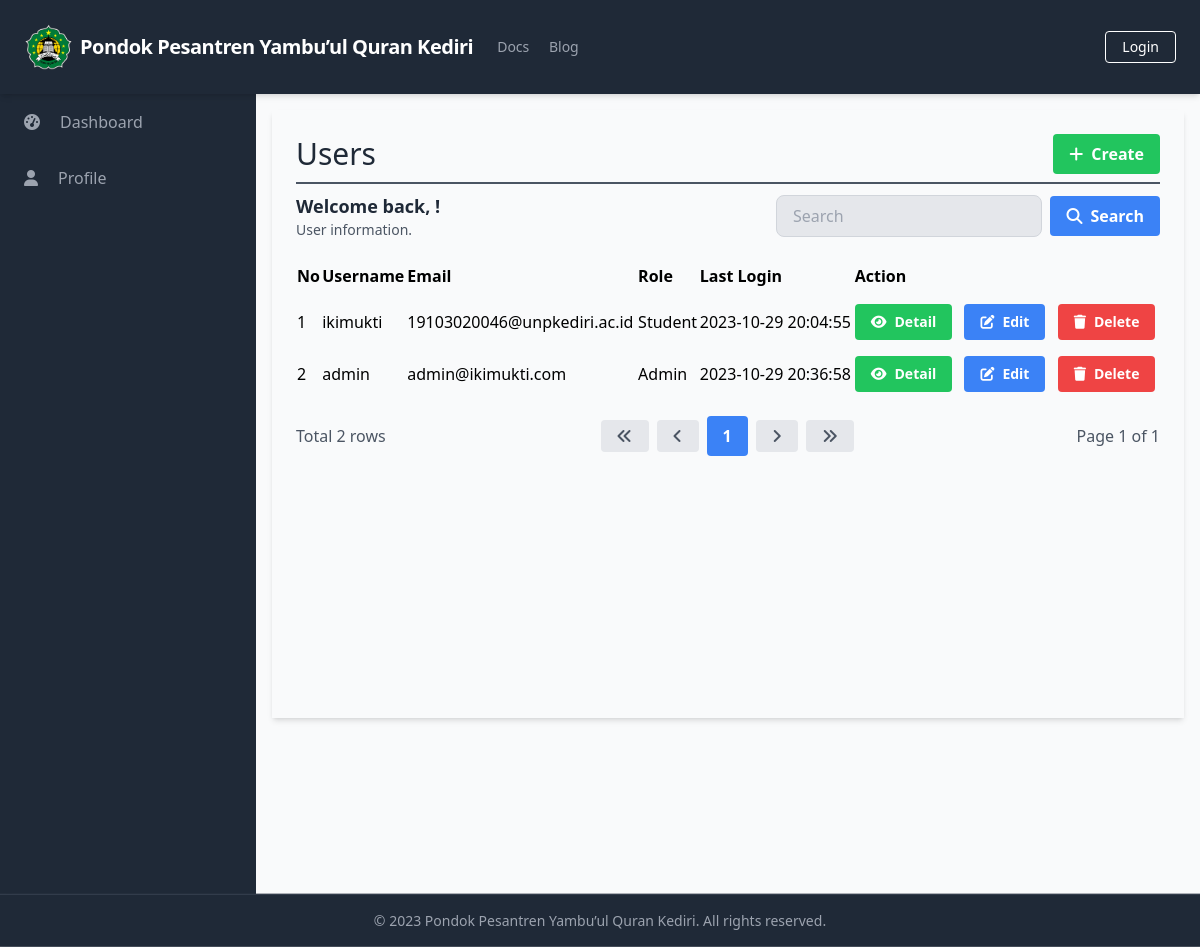
Page /manage_users/manage_users_list.php on the committed database.
### tables this page shows
CREATE TABLE `users` (
  `UserID` int(11) NOT NULL,
  `Username` varchar(50) NOT NULL,
  `Password` varchar(255) NOT NULL,
  `Email` varchar(100) NOT NULL,
  `FullName` varchar(100) DEFAULT NULL,
  `DateOfBirth` date DEFAULT NULL,
  `Gender` varchar(10) DEFAULT NULL,
  `Address` text DEFAULT NULL,
  `PhoneNumber` varchar(20) DEFAULT NULL,
  `RoleID` int(11) DEFAULT NULL,
  `AccountCreationDate` timestamp NOT NULL DEFAULT current_timestamp() ON UPDATE current_timestamp(),
  `LastLogin` datetime DEFAULT NULL,
  `AccountStatus` varchar(20) DEFAULT NULL,
  `ProfilePictureURL` varchar(255) DEFAULT NULL,
  `ActivationStatus` varchar(20) DEFAULT NULL
);

CREATE TABLE `role` (
  `RoleID` int(11) NOT NULL,
  `RoleName` varchar(50) NOT NULL
);

### database/connection.php (called while the page is built, shortened)
<?php
$baseUrl = "http://localhost/final_project_munir_2023/";
$baseTitle = "Pondok Pesantren Yambu’ul Quran Kediri";
$baseLogoUrl = "http://localhost/final_project_munir_2023/static/logo.png";

### public/manage_users/manage_users_list.php (the view, shortened to what this page needs)
<?php
require_once('../../database/connection.php');
?>
<?php include_once('../components/header.php'); ?>
<div class="h-screen flex flex-col">
    <?php include('../components/navbar.php'); ?>
    <div class="flex-grow bg-gray-50 flex flex-row shadow-md">
        <?php include('../components/sidebar.php'); ?>
        <main class=" bg-gray-50 flex flex-col flex-1 overflow-y-scroll h-screen flex-shrink-0 sc-hide pb-40">
            <div class="flex items-start justify-start p-6 shadow-md m-4 flex-1 flex-col">
                <div class="flex flex-row justify-between items-center w-full border-b-2 border-gray-600 mb-2 pb-2">
                    <h1 class="text-3xl text-gray-800 font-semibol w-full">Users</h1>
                    <div class="flex flex-row justify-end items-center">
                        <a href="<?php echo $baseUrl; ?>public/manage_users/manage_users_create.php" class="bg-green-500 hover-bg-green-700 text-white font-bold py-2 px-4 rounded inline-flex items-center">
                            <i class="fas fa-plus mr-2"></i>
                            <span>Create</span>
                        </a>
                    </div>
                </div>
                <div class="flex flex-col w-full">
                    <div class="flex flex-row justify-between items-center w-full mb-2 pb-2">
                        <div>
                            <h2 class="text-lg text-gray-800 font-semibold">Welcome back, <?php echo $_SESSION['FullName']; ?>!</h2>
                            <p class="text-gray-600 text-sm">User information.</p>
                        </div>
                        <form class="flex items-center justify-end space-x-2 w-96">
                            <input type="text" name="search" class="bg-gray-200 focus-bg-white focus-outline-none border border-gray-300 rounded-lg py-2 px-4 block w-full appearance-none leading-normal" placeholder="Search" value="<?php echo isset($_GET['search']) ? $_GET['search'] : ''; ?>">
                            <button type="submit" class="bg-blue-500 hover-bg-blue-700 text-white font-bold py-2 px-4 rounded space-x-2 inline-flex items-center">
                                <i class="fas fa-search"></i>
                                <span>Search</span>
                            </button>
                        </form>
                    </div>
                    <table class="min-w-full">
                        <thead>
                            <tr>
                                <th class="text-left py-2">No</th>
                                <th class="text-left py-2">Username</th>
                                <th class="text-left py-2">Email</th>
                                <th class="text-left py-2">Role</th>
                                <th class="text-left py-2">Last Login</th>
                                <th class="text-left py-2">Action</th>
                            </tr>
                        </thead>
                        <tbody>
                            <?php
                            $searchTerm = isset($_GET['search']) ? $_GET['search'] : '';
                            $page = isset($_GET['page']) ? $_GET['page'] : 1;
                            $query = "SELECT u.UserID, u.Username, u.Email, r.RoleName, u.LastLogin FROM Users u
                                      LEFT JOIN Role r ON u.RoleID = r.RoleID
                                      WHERE u.Username LIKE '%$searchTerm%' OR u.Email LIKE '%$searchTerm%'
                                      LIMIT 15 OFFSET " . ($page - 1) * 15;
                            $result = $conn->query($query);
                            $queryCount = "SELECT COUNT(*) AS count FROM Users WHERE Username LIKE '%$searchTerm%' OR Email LIKE '%$searchTerm%'";
                            $resultCount = $conn->query($queryCount);
                            $rowCount = $resultCount->fetch_assoc()['count'];
                            $totalPage = ceil($rowCount / 15);
                            $no = 1;
                            while ($row = $result->fetch_assoc()) {
                            ?>
                                <tr>
                                    <td class="py-2"><?php echo $no++; ?></td>
                                    <td class="py-2"><?php echo $row['Username']; ?></td>
                                    <td class="py-2"><?php echo $row['Email']; ?></td>
                                    <td class="py-2"><?php echo $row['RoleName']; ?></td>
                                    <td class="py-2"><?php echo $row['LastLogin']; ?></td>
                                    <td class='py-2'>
                                        <a href="<?php echo $baseUrl; ?>public/manage_users/manage_users_detail.php?id=<?php echo $row['UserID'] ?>" class='bg-green-500 hover-bg-green-700 text-white font-bold py-2 px-4 rounded inline-flex items-center mr-2 text-sm'>
                                            <i class='fas fa-eye mr-2'></i>
                                            <span>Detail</span>
                                        </a>
                                        <a href="<?php echo $baseUrl; ?>public/manage_users/manage_users_update.php?id=<?php echo $row['UserID'] ?>" class='bg-blue-500 hover-bg-blue-700 text-white font-bold py-2 px-4 rounded inline-flex items-center mr-2 text-sm'>
                                            <i class='fas fa-edit mr-2'></i>
                                            <span>Edit</span>
                                        </a>
                                        <a href="#" onclick="confirmDelete(<?php echo $row['UserID']; ?>)" class='bg-red-500 hover-bg-red-700 text-white font-bold py-2 px-4 rounded inline-flex items-center text-sm'>
                                            <i class='fas fa-trash mr-2'></i>
                                            <span>Delete</span>
                                        </a>
                                    </td>
                                </tr>
                            <?php
                            }
                            ?>
                        </tbody>
                    </table>
                    <div class="flex flex-row justify-between items-center w-full mt-4">
                        <div class="flex flex-row justify-start items-center">
                            <span class="text-gray-600">Total <?php echo $rowCount; ?> rows</span>
                        </div>
                        <div class="flex flex-row justify-end items-center space-x-2">
                            <a href="?page=1&search=<?php echo $searchTerm; ?>" class="bg-gray-200 hover-bg-gray-300 text-gray-600 font-bold py-2 px-4 rounded inline-flex items-center">
                                <i class="fas fa-angle-double-left"></i>
                            </a>
                            <a href="?page=<?php if ($page == 1) {
                                                echo $page;
                                            } else {
                                                echo $page - 1;
                                            } ?>&search=<?php echo $searchTerm; ?>" class="bg-gray-200 hover-bg-gray-300 text-gray-600 font-bold py-2 px-4 rounded inline-flex items-center">
                                <i class="fas fa-angle-left"></i>
                            </a>
                            <?php
                            $startPage = $page - 2;
                            $endPage = $page + 2;
                            if ($startPage < 1) {
                                $endPage += abs($startPage) + 1;
                                $startPage = 1;
                            }
                            if ($endPage > $totalPage) {
                                $startPage -= $endPage - $totalPage;
                                $endPage = $totalPage;
                            }
                            if ($startPage < 1) {
                                $startPage = 1;
                            }
                            for ($i = $startPage; $i <= $endPage; $i++) {
                                if ($i == $page) {
                                    echo "<a href='?page=$i&search=$searchTerm' class='bg-blue-500 hover-bg-blue-700 text-white font-bold py-2 px-4 rounded inline-flex items-center'>$i</a>";
                                } else {
                                    echo "<a href='?page=$i&search=$searchTerm' class='bg-gray-200 hover-bg-gray-300 text-gray-600 font-bold py-2 px-4 rounded inline-flex items-center'>$i</a>";
                                }
                            }
                            ?>
                            <a href="?page=<?php if ($page == $totalPage) {
                                                echo $page;
                                            } else {
                                                echo $page + 1;
                                            } ?>&search=<?php echo $searchTerm; ?>" class="bg-gray-200 hover-bg-gray-300 text-gray-600 font-bold py-2 px-4 rounded inline-flex items-center">
                                <i class="fas fa-angle-right"></i>
                            </a>
                            <a href="?page=<?php echo $totalPage; ?>&search=<?php echo $searchTerm; ?>" class="bg-gray-200 hover-bg-gray-300 text-gray-600 font-bold py-2 px-4 rounded inline-flex items-center">
                                <i class="fas fa-angle-double-right"></i>
                            </a>
                        </div>
                        <div class="flex flex-row justify-end items-center ml-2">
                            <span class="text-gray-600">Page <?php echo $page; ?> of <?php echo $totalPage; ?></span>
                        </div>
                    </div>
                </div>
        </main>
    </div>
    <?php include('../components/footer.php'); ?>
</div>
</body>
</html>

### public/components/header.php (shortened to what this page needs)
<!DOCTYPE html>
<html lang="en">
<head>
    <link rel="stylesheet" href="<?php echo $baseUrl; ?>dist/output.css">
    <link rel="stylesheet" href="https://cdn.jsdelivr.net/npm/sweetalert2@11/dist/sweetalert2.min.css">
</head>
<body class="overflow-hidden">

### public/components/navbar.php (shortened to what this page needs)
<nav class="flex items-center justify-between flex-wrap bg-gray-800 p-6 shadow-md sticky top-0">
    <div class="flex items-center flex-shrink-0 text-white mr-6 ">
        <a href="<?php echo $baseUrl; ?>public/index.php" class="flex items-center space-x-2">
            <img src="<?php echo $baseLogoUrl; ?>" alt="Logo" class="w-12" />
            <span class="font-semibold text-xl tracking-tight"><?php echo $baseTitle; ?></span>
        </a>
    </div>
    <div class="w-full block flex-grow lg:flex lg:items-center lg:w-auto">
        <div class="text-sm lg:flex-grow">
            <a href="#responsive-header" class="block mt-4 lg:inline-block lg:mt-0 text-gray-400 hover:text-white mr-4">
                Docs
            </a>
            <a href="#responsive-header" class="block mt-4 lg:inline-block lg:mt-0 text-gray-400 hover:text-white">
                Blog
            </a>
        </div>
        <div>
            <?php
            if (isset($_SESSION['UserID'])) {
                echo '<a href="javascript:void(0);" onclick="confirmLogout()" class="inline-block text-sm px-4 py-2 leading-none border rounded text-white border-white hover:border-transparent hover:text-gray-500 hover:bg-white mt-4 lg:mt-0">Logout</a>';
            } else {
                echo '<a href="login.php" class="inline-block text-sm px-4 py-2 leading-none border rounded text-white border-white hover:border-transparent hover:text-gray-500 hover:bg-white mt-4 lg:mt-0">Login</a>';
            }
            ?>
        </div>
    </div>
</nav>

### public/components/sidebar.php (shortened to what this page needs)
<aside class="bg-gray-800 text-white w-64 overflow-y-scroll h-screen flex-shrink-0 sc-hide">
    <ul class="text-gray-400">
        <li class="px-6 py-4 hover:bg-gray-700 cursor-pointer space-x-2 flex items-center">
            <i class="fas fa-tachometer-alt mr-3"></i>
            <a href="../systems/dashboard.php">Dashboard</a>
        </li>
        <li class="px-6 py-4 hover-bg-gray-700 cursor-pointer space-x-2 flex items-center">
            <i class="fas fa-user mr-3"></i>
            <a href="../profiles/profile.php">Profile</a>
        </li>
    </ul>
    <hr class="mt-60 border-transparent">
</aside>

### public/components/footer.php (shortened to what this page needs)
<footer class="bg-gray-800 text-gray-400 py-4 shadow-md mt-auto sticky bottom-0 border-t border-gray-700">
    <div class="container mx-auto text-center text-sm">
        <p>&copy; 2023 <?php echo $baseTitle; ?>. All rights reserved.</p>
    </div>
</footer>

### rows in the picture
users: Username "ikimukti", Email "19103020046@unpkediri.ac.id", RoleID.RoleName "Student", LastLogin "2023-10-29 20:04:55"
users: Username "admin", Email "admin@ikimukti.com", RoleID.RoleName "Admin", LastLogin "2023-10-29 20:36:58"

### other values in the picture
$baseTitle "Pondok Pesantren Yambu’ul Quran Kediri"
$rowCount "2"
$page "1"
$totalPage "1"
